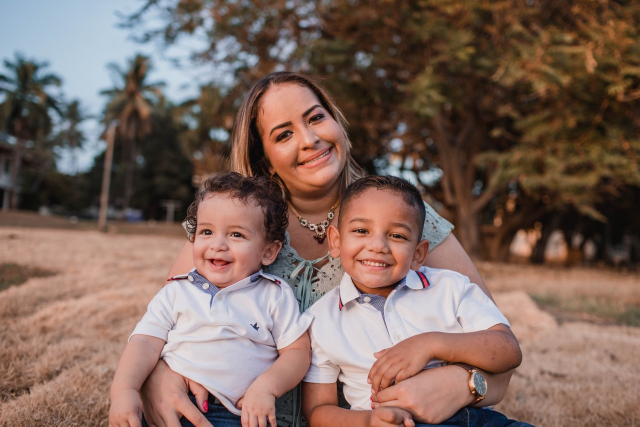
#> input picture sample1.jpg, 1280 x 853 px (shown at 1/2 size)
$ jupyter execute --allow-errors solution.ipynb
#> lines starting #> are read from the running program, lines starting #| are printed output that depends on the picture
[cell 1]
import cv2
import numpy as np
import matplotlib.pyplot as plt

[cell 2]
face_cascade = cv2.CascadeClassifier(cv2.data.haarcascades + 'haarcascade_frontalface_default.xml')

[cell 3]
face_model_path = "./models/res10_300x300_ssd_iter_140000_fp16.caffemodel"
face_proto_path = "./models/deploy.prototxt"

age_model_path = "./models/age_net.caffemodel"
age_proto_path = "./models/age_deploy.prototxt"

gender_model_path = "./models/gender_net.caffemodel"
gender_proto_path = "./models/gender_deploy.prototxt"

#> (a cell that did not finish here is left out)

[cell 5]
AGE_BUCKETS = ["(0-2)", "(4-6)", "(8-12)", "(15-20)", "(25-32)", "(38-43)", "(48-53)", "(60-100)"]
GENDER_BUCKETS = ["Male", "Female"]

[cell 6]
# Load image
image_path = "sample1.jpg"
frame = cv2.imread(image_path)
#> frame is the input picture: shape (853, 1280, 3); mean B, G, R 93.3, 102.7, 126.4

[cell 7]
# Convert image to grayscale for face detection
gray = cv2.cvtColor(frame, cv2.COLOR_BGR2GRAY)
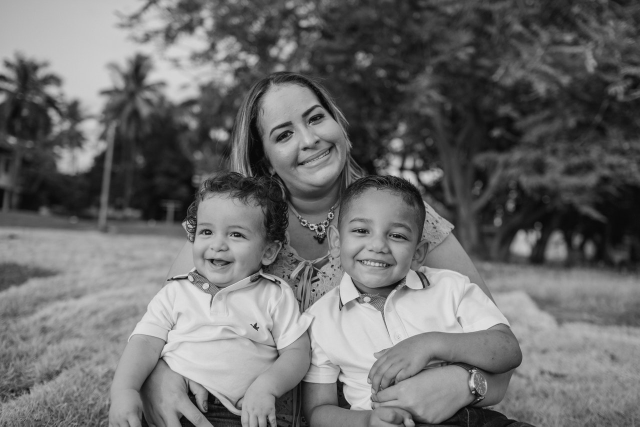
#> gray: shape (853, 1280) (shown at 1/2 size); min 0, max 233, mean 108.7
faces = face_cascade.detectMultiScale(gray, 1.3, 5)
#> faces = [[147, 192, 107, 107], [668, 392, 184, 184], [358, 397, 174, 174]]


$ run again, with sample2.jpeg copied over sample1.jpg
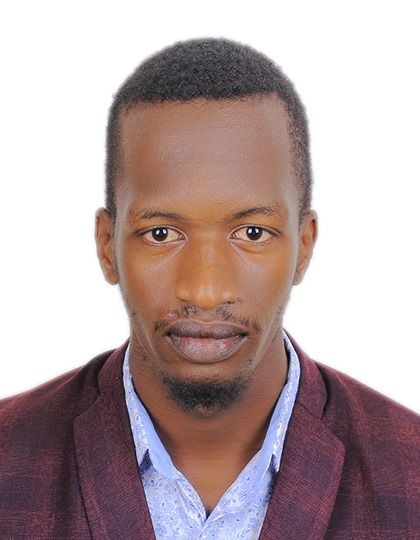
#> input picture sample2.jpeg, 420 x 540 px
#> frame is the input picture: shape (540, 420, 3); mean B, G, R 163.7, 163.1, 181.2
#> `gray = cv2.cvtColor(frame, cv2.COLOR_BGR2GRAY)`:
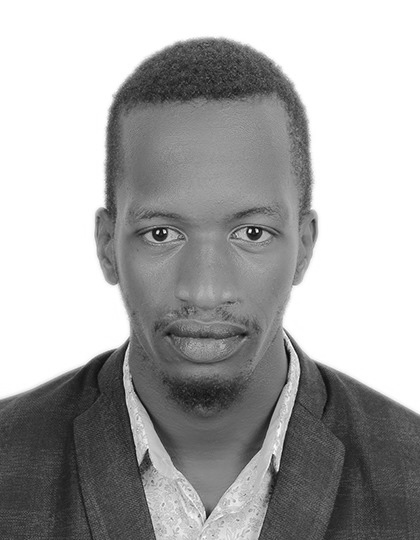
#> gray: shape (540, 420); min 6, max 255, mean 168.6
#> faces = [[92, 145, 226, 226]]
